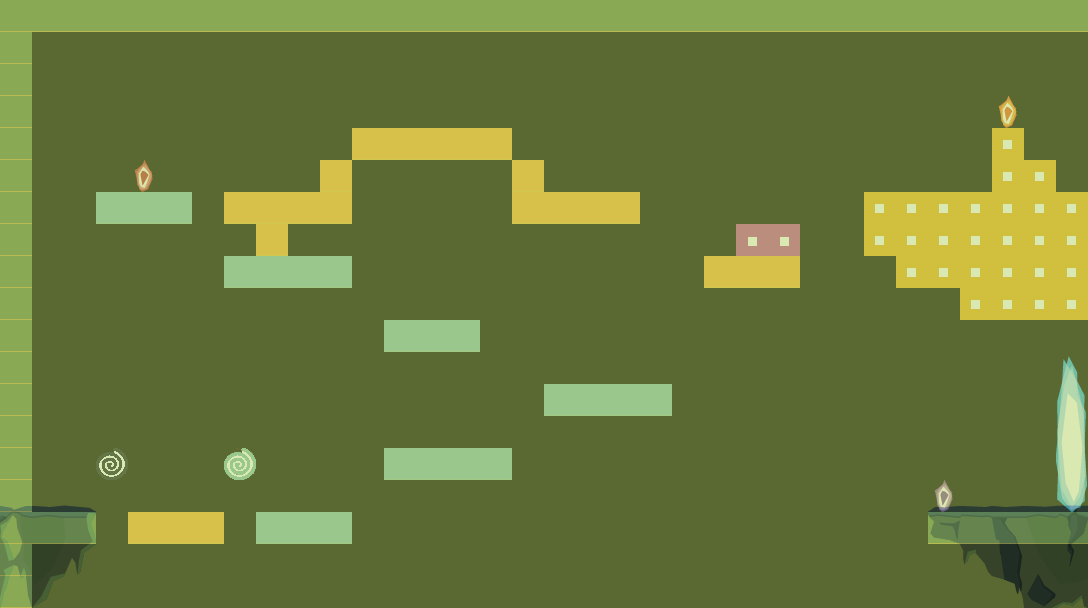

The image is a tile-based game level rendered from a .tmx file. Its description and source (layers, tilesets, objects; grid data summarised) follow:
An orthogonal 34x19 tile map with 32x32 px tiles, 2 tile layers (colissionLayer, firstLayer), 2 hidden layers not drawn.

<map version="1.0" orientation="orthogonal" renderorder="right-down" width="34" height="19" tilewidth="32" tileheight="32" nextobjectid="1">
 <tileset firstgid="1" name="Test" tilewidth="32" tileheight="32" tilecount="1216" columns="32">
  <image source="tileset.png" width="1024" height="1216" />
  <tile id="192">
   <properties>
    <property name="layer_index" value="3" />
   </properties>
  </tile>
  <tile id="224">
   <properties>
    <property name="layer_index" value="2" />
   </properties>
  </tile>
  <tile id="256">
   <properties>
    <property name="layer_index" value="1" />
   </properties>
  </tile>
  <tile id="329">
   <properties>
    <property name="layer_index" value="1" />
    <property name="portal" value="1" />
   </properties>
  </tile>
  <tile id="352">
   <properties>
    <property name="is_gem" value="1" />
    <property name="layer_index" value="2" />
   </properties>
  </tile>
  <tile id="353">
   <properties>
    <property name="is_gem" value="1" />
    <property name="layer_index" value="1" />
   </properties>
  </tile>
  <tile id="367">
   <properties>
    <property name="layer_index" value="3" />
    <property name="portal" value="1" />
   </properties>
  </tile>
  <tile id="369">
   <properties>
    <property name="layer_destroy" type="bool" value="true" />
    <property name="layer_gem" value="1" />
    <property name="layer_index" value="3" />
    <property name="layer_rollback" type="bool" value="false" />
   </properties>
  </tile>
  <tile id="370">
   <properties>
    <property name="layer_destroy" type="bool" value="true" />
    <property name="layer_gem" value="1" />
    <property name="layer_index" value="2" />
    <property name="layer_rollback" type="bool" value="false" />
   </properties>
  </tile>
  <tile id="371">
   <properties>
    <property name="layer_destroy" type="bool" value="false" />
    <property name="layer_gem" value="1" />
    <property name="layer_index" value="2" />
    <property name="layer_rollback" type="bool" value="true" />
   </properties>
  </tile>
  <tile id="372">
   <properties>
    <property name="layer_destroy" type="bool" value="false" />
    <property name="layer_gem" type="int" value="1" />
    <property name="layer_index" type="int" value="1" />
    <property name="layer_rollback" type="bool" value="true" />
   </properties>
  </tile>
  <tile id="384">
   <properties>
    <property name="is_gem" value="1" />
    <property name="layer_index" value="3" />
   </properties>
  </tile>
  <tile id="399">
   <properties>
    <property name="layer_index" value="3" />
    <property name="portal" value="1" />
   </properties>
  </tile>
  <tile id="431">
   <properties>
    <property name="layer_index" value="3" />
    <property name="portal" value="1" />
   </properties>
  </tile>
  <tile id="433">
   <properties>
    <property name="layer_index" value="1" />
    <property name="removed_block" type="bool" value="true" />
   </properties>
  </tile>
  <tile id="434">
   <properties>
    <property name="layer_index" value="2" />
    <property name="removed_block" type="bool" value="true" />
   </properties>
  </tile>
  <tile id="435">
   <properties>
    <property name="layer_index" value="3" />
    <property name="removed_block" type="bool" value="true" />
   </properties>
  </tile>
  <tile id="436">
   <properties>
    <property name="layer_index" type="int" value="1" />
    <property name="trigger" type="bool" value="true" />
   </properties>
  </tile>
  <tile id="437">
   <properties>
    <property name="layer_index" type="int" value="2" />
    <property name="trigger" type="bool" value="true" />
   </properties>
  </tile>
  <tile id="438">
   <properties>
    <property name="layer_index" type="int" value="3" />
    <property name="trigger" type="bool" value="true" />
   </properties>
  </tile>
  <tile id="448">
   <properties>
    <property name="layer_index" value="3" />
    <property name="portal" value="1" />
   </properties>
  </tile>
  <tile id="453">
   <properties>
    <property name="is_gem" value="1" />
    <property name="layer_index" value="1" />
   </properties>
  </tile>
  <tile id="463">
   <properties>
    <property name="layer_index" value="3" />
    <property name="portal" value="1" />
   </properties>
  </tile>
  <tile id="480">
   <properties>
    <property name="layer_index" value="1" />
   </properties>
  </tile>
  <tile id="495">
   <properties>
    <property name="layer_index" value="3" />
    <property name="portal" value="1" />
   </properties>
  </tile>
 </tileset>
 <layer name="colissionLayer" width="34" height="19">
  <data>[646 cells, 141 non-empty, 15 distinct tile ids]</data>
 </layer>
 <layer name="thirdLayer" width="34" height="19" visible="0" opacity="0.5">
  <data>[646 cells, 646 non-empty, 35 distinct tile ids]</data>
 </layer>
 <layer name="secondLayer" width="34" height="19" visible="0" opacity="0.5">
  <data>[646 cells, 646 non-empty, 93 distinct tile ids]</data>
 </layer>
 <layer name="firstLayer" width="34" height="19" opacity="0.5">
  <data>[646 cells, 646 non-empty, 45 distinct tile ids]</data>
 </layer>
</map>